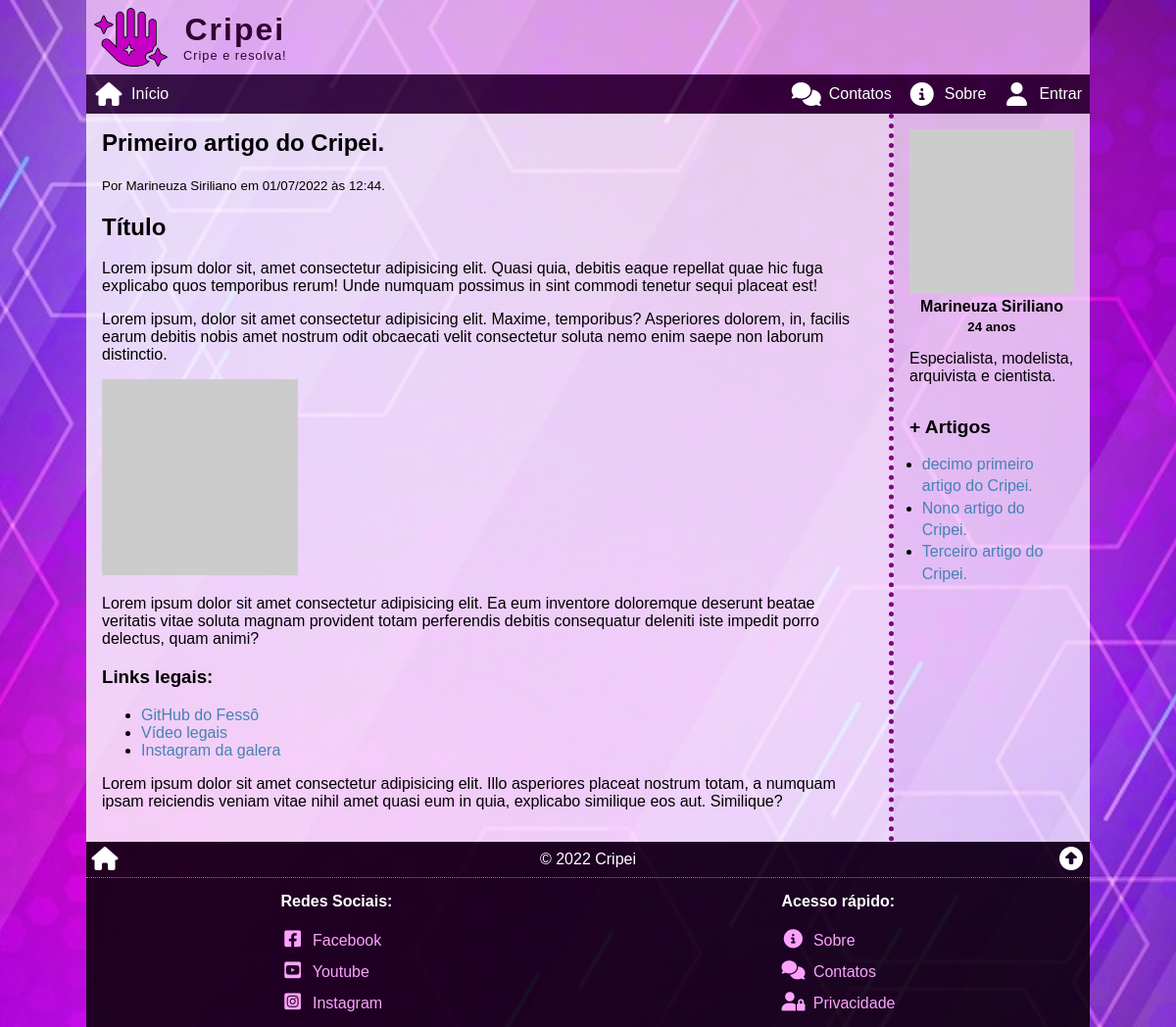
Screenshot of /view/?1 with the database file from the repository.
### tables this page shows
CREATE TABLE articles (
    art_id INT PRIMARY KEY NOT NULL AUTO_INCREMENT,
    art_date TIMESTAMP DEFAULT CURRENT_TIMESTAMP,
    art_title VARCHAR(255) NOT NULL,
    art_thumb VARCHAR(255) NOT NULL,
    art_intro VARCHAR(255) NOT NULL,
    art_author INT,
    art_content LONGTEXT NOT NULL,
    art_status ENUM('on', 'off', 'deleted') DEFAULT 'on',
    art_counter INT DEFAULT 0,
    FOREIGN KEY (art_author) REFERENCES users (user_id)
);

CREATE TABLE users (
    user_id INT PRIMARY KEY NOT NULL AUTO_INCREMENT,
    user_date TIMESTAMP DEFAULT CURRENT_TIMESTAMP,
    user_name VARCHAR(255) NOT NULL,
    user_email VARCHAR(255) NOT NULL,
    user_password VARCHAR(255) NOT NULL,
    user_avatar VARCHAR(255) NOT NULL,
    user_birth DATE NOT NULL,
    user_bio TEXT,
    user_type ENUM('adimin','author','moderator','user') DEFAULT 'user',
    user_status ENUM('on', 'off', 'deleted') DEFAULT 'on'     
);

### view/index.php (the view, shortened to what this page needs)
<?php
require($_SERVER['DOCUMENT_ROOT'] . '/_config.php');
$id = intval($_SERVER['QUERY_STRING']);
$sql = <<<SQL
SELECT *, DATE_FORMAT(art_date, '%d/%m/%Y às %H:%i') AS datebr FROM articles
INNER JOIN users ON art_author = user_id
WHERE art_id = '{$id}'
	AND art_status = 'on'
    AND art_date <= NOW();
SQL;
$res = $conn->query($sql);
$art = $res->fetch_assoc();
$parts = explode(' ', $art['user_name']);
$autor_name = $parts[0] . " " . $parts[count($parts) - 1];
$author_date = "Por {$autor_name} em {$art['datebr']}.";
$page_article = <<<HTML
<h2>{$art['art_title']}</h2>
<small>{$author_date}</small>
<div>{$art['art_content']}</div>
<a id="comments"></a>
HTML;
$birth_parts = explode('-', $art['user_birth']);
$now_parts = explode('-', date('Y-m-d'));
$age = $now_parts[0] - $birth_parts[0];
$sql = <<<SQL
SELECT art_id, art_title FROM articles
WHERE art_author = '{$art['art_author']}'
	AND art_status = 'on'
    AND art_date <= NOW()
    AND art_id != '{$id}'
ORDER BY RAND()
LIMIT 5;
SQL;
$res = $conn->query($sql);
$author_arts = '';
if ($res->num_rows > 0) :
    $author_arts = '<h5 class="more-articles">+ Artigos</h5><ul>';
    while ($author_art = $res->fetch_assoc()) :
        $author_arts .= <<<HTML
    <li><a href="/view/?{$author_art['art_id']}">{$author_art['art_title']}</a></li>
HTML;
    endwhile;
    $author_arts .= '</ul>';
endif;
$page_aside = <<<HTML
<div class="author">
    <img src="{$art['user_avatar']}" alt="{$art['user_name']}">
    <h4>{$art['user_name']}</h4>
    <h5 class="age">{$age} anos</h5>
    <p>{$art['user_bio']}</p>
    {$author_arts}
</div>
HTML;
require($_SERVER['DOCUMENT_ROOT'] . '/_header.php');
echo <<<HTML
<article>{$page_article}</article>
<aside>{$page_aside}</aside>
HTML;
require($_SERVER['DOCUMENT_ROOT'] . '/_footer.php');

### view/style.css (style rules this page uses)
aside .author img { display: block; margin: auto; width: 100%; max-width: 300px; height: auto; }
aside .author h4 { margin: .25rem 0 0 0; text-align: center; }
.age { margin: .25rem 0 0 0; text-align: center; }
.more-articles { font-size: 1.2rem; margin-bottom: 1rem; }
aside .author ul { margin: 0; padding: 0 0 0 .8rem; }
aside .author ul li { line-height: 1.4; }

### style.css (style rules this page uses)
* { box-sizing: border-box; outline: none; transition: .2s; }
html, body { position: relative; width: 100%; height: 100%; padding: 0; margin: 0; font-family: Tahoma, Verdana, Geneva, sans-serif; font-size: 16px; }
header, nav, main, article, aside, footer { display: block; }
body { background-image: url('/img/background01.jpg'); background-attachment: fixed; background-color: blueviolet; background-position: center; background-repeat: no-repeat; background-size: cover; }
a { color: steelblue; text-decoration: none; }
.wrap>main>article { border-bottom: 5px dotted purple; padding: 1rem; background: rgba(255, 255, 255, 0.8); flex-grow: 1; }
.wrap>main>article>h2:first-child, .wrap>main>aside>h3:first-child { margin-top: 0; }
.wrap>main>article>*:last-child, .wrap>main>aside>*:last-child { margin-bottom: 0; }
.wrap>main>aside { padding: 1rem; background: rgba(255, 255, 255, 0.7); }
@media (min-width: 768px) { .wrap>main>article { border-bottom: 0; border-right: 5px dotted purple; padding: 1rem; } }
@media (min-width: 768px) { .wrap>main>aside { min-width: 200px; max-width: 200px; } }

### rows the page displays
articles: art_title "Primeiro artigo do Cripei.", art_content "Título Lorem ipsum dolor sit, amet consectetur adipisicing elit. Quasi quia, debitis eaque repellat quae hic fuga explicabo quos temporibus rerum! Unde numquam possimus in sint commodi tenetur sequi placeat est! Lorem ipsum, dolor sit amet consectetur adipisicing elit. Maxime, temporibus? Asperiores dolorem, in, facilis earum debitis nobis amet nostrum odit obcaecati velit consectetur soluta nemo enim saepe non laborum distinctio. Lorem ipsum dolor sit amet consectetur adipisicing elit. Ea eum inventore doloremque deserunt beatae veritatis vitae soluta magnam provident totam perferendis debitis consequatur deleniti iste impedit porro delectus, quam animi? Links legais: GitHub do Fessô Vídeo…", art_author.user_name "Marineuza Siriliano", art_author.user_birth "24", art_author.user_bio "Especialista, modelista, arquivista e cientista."
articles: art_title "decimo primeiro artigo do Cripei."
articles: art_title "Nono artigo do Cripei."
articles: art_title "Terceiro artigo do Cripei."

### other values shown
$site_name "Cripei"
$site_slogan "Cripe e resolva!"
$author_date "Por Marineuza Siriliano em 01/07/2022 às 12:44."
